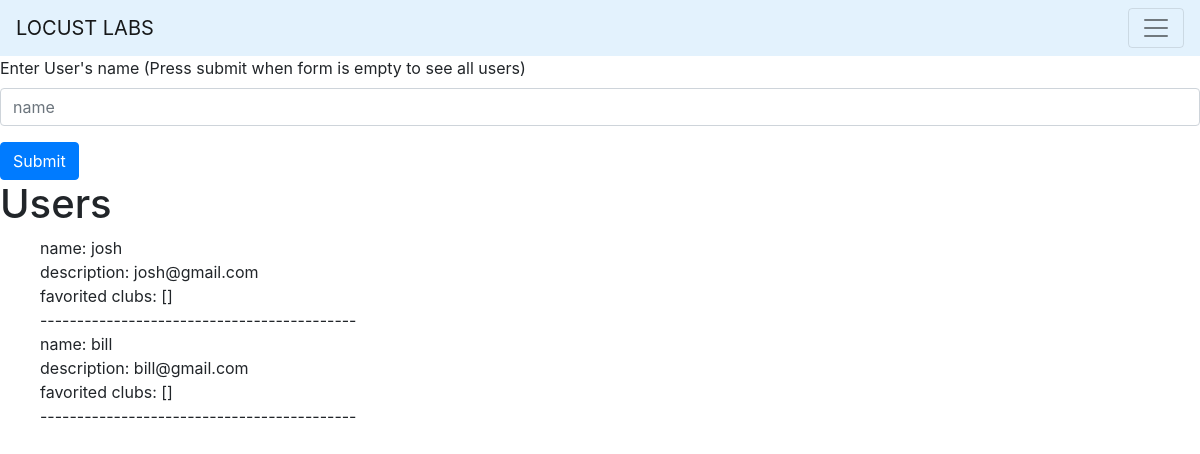
/users, run on an earlier commit of the app's database.
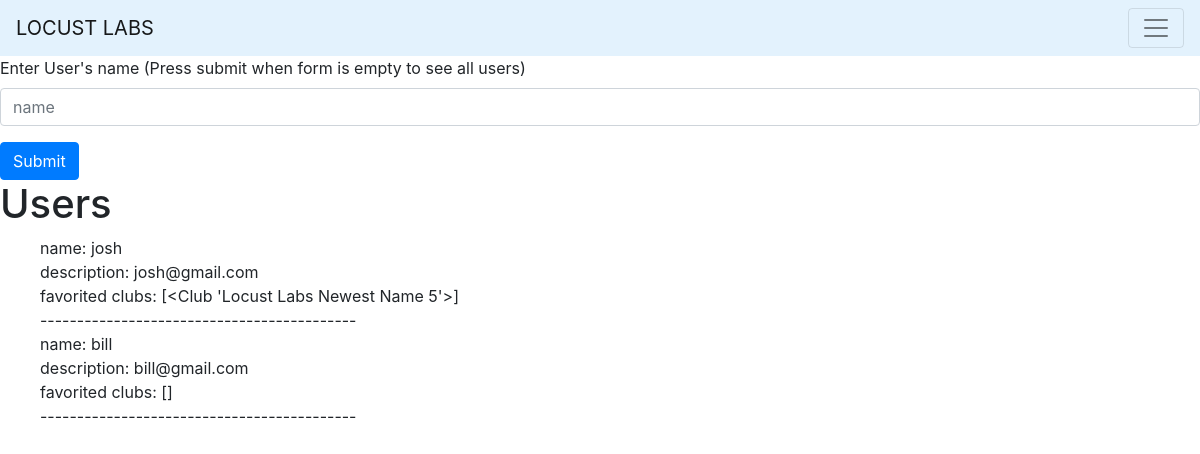
And on a later commit of the database.
### models.py (models this page shows, shortened)
class User(db.Model):
    id = db.Column(db.String(100), primary_key=True)
    email = db.Column(db.String(100), unique=True, nullable=False)
    password = db.Column(db.String(128), nullable=True)
    clubs = db.relationship('Club', secondary=users, lazy='subquery',
        back_populates='users')
    comments = db.relationship('Comment', backref='User')

class Club(db.Model):
    id = db.Column(db.String(100), primary_key=True)
    name = db.Column(db.String(100), unique=False, nullable=False)
    description = db.Column(db.String(500), unique=False, nullable=False)
    tags = db.relationship('Tag', secondary=tags, lazy='subquery',
        backref=db.backref('tag_clubs', lazy=True))
    users = db.relationship('User', secondary=users, lazy='subquery',
        back_populates='clubs')
    comments = db.relationship('Comment', backref='Club')
    def __repr__(self):
        return '<Club %r>' % self.name

### app.py (the view, shortened to what this page needs)
@app.route('/users', methods=['GET', 'POST'], strict_slashes = False, provide_automatic_options=False)
def users_html():
    if request.method == 'GET':
        users = [];
        users = User.query.all()
        return render_template('find_user.html', joined=users)

### templates/find_user.html (shortened to what this page needs)
{% extends "base.html" %}
{% block content %}
<form action="/users" method="POST">
    <div class="form-group">
      <label for="name">Enter User's name (Press submit when form is empty to see all users)</label>
      <input type="text" name="name" class="form-control" id="name" placeholder="name">
  </div>
  <button type="submit" class="btn btn-primary">Submit</button>
</form>
<body>
    <h1> Users </h1>
    <ul>
        {% for item in joined %}
            <div>name: {{item.id}}</div>
            <div>description: {{item.email}}</div>
            <div>favorited clubs: {{item.clubs}}</div>
            <div>-------------------------------------------</div>
        {% endfor %}
    </ul>
  </body>
{% endblock %}

What changed in the data, as far as the page shows it:
changed User "josh": clubs "[]" → "[<Club 'Locust Labs Newest Name 5'>]"
